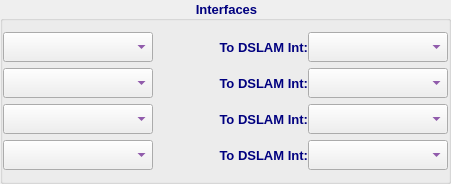
                 <widget class="QGroupBox" name="groupBox">
                  <property name="sizePolicy">
                   <sizepolicy hsizetype="Expanding" vsizetype="Preferred">
                    <horstretch>0</horstretch>
                    <verstretch>0</verstretch>
                   </sizepolicy>
                  </property>
                  <property name="font">
                   <font>
                    <family>Tahoma</family>
                    <pointsize>10</pointsize>
                    <weight>75</weight>
                    <bold>true</bold>
                   </font>
                  </property>
                  <property name="styleSheet">
                   <string notr="true">color: rgb(0, 0, 127);</string>
                  </property>
                  <property name="title">
                   <string>Interfaces</string>
                  </property>
                  <property name="alignment">
                   <set>Qt::AlignCenter</set>
                  </property>
                  <layout class="QVBoxLayout" name="verticalLayout_6">
                   <property name="leftMargin">
                    <number>0</number>
                   </property>
                   <property name="rightMargin">
                    <number>0</number>
                   </property>
                   <item>
                    <widget class="QFrame" name="agg1Int1Frame">
                     <property name="font">
                      <font>
                       <family>Tahoma</family>
                       <pointsize>10</pointsize>
                      </font>
                     </property>
                     <property name="frameShape">
                      <enum>QFrame::NoFrame</enum>
                     </property>
                     <property name="frameShadow">
                      <enum>QFrame::Raised</enum>
                     </property>
                     <layout class="QHBoxLayout" name="horizontalLayout_14">
                      <property name="spacing">
                       <number>0</number>
                      </property>
                      <property name="leftMargin">
                       <number>0</number>
                      </property>
                      <property name="topMargin">
                       <number>0</number>
                      </property>
                      <property name="rightMargin">
                       <number>0</number>
                      </property>
                      <property name="bottomMargin">
                       <number>0</number>
                      </property>
                      <item>
                       <widget class="QComboBox" name="agg1Int1CB">
                        <property name="minimumSize">
                         <size>
                          <width>150</width>
                          <height>30</height>
                         </size>
                        </property>
                        <property name="maximumSize">
                         <size>
                          <width>150</width>
                          <height>30</height>
                         </size>
                        </property>
                        <property name="font">
                         <font>
                          <family>Tahoma</family>
                          <pointsize>10</pointsize>
                          <weight>75</weight>
                          <bold>true</bold>
                         </font>
                        </property>
                        <property name="styleSheet">
                         <string notr="true">color: rgb(85, 0, 127);</string>
                        </property>
                       </widget>
                      </item>
                      <item>
                       <widget class="QLabel" name="label_2">
                        <property name="minimumSize">
                         <size>
                          <width>155</width>
                          <height>30</height>
                         </size>
                        </property>
                        <property name="maximumSize">
                         <size>
                          <width>16777215</width>
                          <height>30</height>
                         </size>
                        </property>
                        <property name="font">
                         <font>
                          <family>Tahoma</family>
                          <pointsize>10</pointsize>
                          <weight>75</weight>
                          <bold>true</bold>
                         </font>
                        </property>
                        <property name="text">
                         <string>To DSLAM Int:</string>
                        </property>
                        <property name="alignment">
                         <set>Qt::AlignRight|Qt::AlignTrailing|Qt::AlignVCenter</set>
                        </property>
                       </widget>
                      </item>
                      <item>
                       <widget class="QComboBox" name="a1i1diCB">
                        <property name="sizePolicy">
                         <sizepolicy hsizetype="Expanding" vsizetype="Fixed">
                          <horstretch>0</horstretch>
                          <verstretch>0</verstretch>
                         </sizepolicy>
                        </property>
                        <property name="minimumSize">
                         <size>
                          <width>140</width>
                          <height>30</height>
                         </size>
                        </property>
                        <property name="maximumSize">
                         <size>
                          <width>500</width>
                          <height>30</height>
                         </size>
                        </property>
                        <property name="font">
                         <font>
                          <family>Tahoma</family>
                          <pointsize>10</pointsize>
                          <weight>75</weight>
                          <bold>true</bold>
                         </font>
                        </property>
                        <property name="styleSheet">
                         <string notr="true">color: rgb(85, 0, 127);</string>
                        </property>
                       </widget>
                      </item>
                     </layout>
                    </widget>
                   </item>
                   <item>
                    <widget class="QFrame" name="agg1Int2Frame">
                     <property name="font">
                      <font>
                       <family>Tahoma</family>
                       <pointsize>10</pointsize>
                      </font>
                     </property>
                     <property name="frameShape">
                      <enum>QFrame::NoFrame</enum>
                     </property>
                     <property name="frameShadow">
                      <enum>QFrame::Raised</enum>
                     </property>
                     <layout class="QHBoxLayout" name="horizontalLayout_13">
                      <property name="spacing">
                       <number>0</number>
                      </property>
                      <property name="leftMargin">
                       <number>0</number>
                      </property>
                      <property name="topMargin">
                       <number>0</number>
                      </property>
                      <property name="rightMargin">
                       <number>0</number>
                      </property>
                      <property name="bottomMargin">
                       <number>0</number>
                      </property>
                      <item>
                       <widget class="QComboBox" name="agg1Int2CB">
                        <property name="minimumSize">
                         <size>
                          <width>150</width>
                          <height>30</height>
                         </size>
                        </property>
                        <property name="maximumSize">
                         <size>
                          <width>150</width>
                          <height>30</height>
                         </size>
                        </property>
                        <property name="font">
                         <font>
                          <family>Tahoma</family>
                          <pointsize>10</pointsize>
                          <weight>75</weight>
                          <bold>true</bold>
                         </font>
                        </property>
                        <property name="styleSheet">
                         <string notr="true">color: rgb(85, 0, 127);</string>
                        </property>
                       </widget>
                      </item>
                      <item>
                       <widget class="QLabel" name="label_3">
                        <property name="minimumSize">
                         <size>
                          <width>155</width>
                          <height>30</height>
                         </size>
                        </property>
                        <property name="maximumSize">
                         <size>
                          <width>16777215</width>
                          <height>30</height>
                         </size>
                        </property>
                        <property name="font">
                         <font>
                          <family>Tahoma</family>
                          <pointsize>10</pointsize>
                          <weight>75</weight>
                          <bold>true</bold>
                         </font>
                        </property>
                        <property name="text">
                         <string>To DSLAM Int:</string>
                        </property>
                        <property name="alignment">
                         <set>Qt::AlignRight|Qt::AlignTrailing|Qt::AlignVCenter</set>
                        </property>
                       </widget>
                      </item>
                      <item>
                       <widget class="QComboBox" name="a1i2diCB">
                        <property name="sizePolicy">
                         <sizepolicy hsizetype="Expanding" vsizetype="Fixed">
                          <horstretch>0</horstretch>
                          <verstretch>0</verstretch>
                         </sizepolicy>
                        </property>
                        <property name="minimumSize">
                         <size>
                          <width>140</width>
                          <height>30</height>
                         </size>
                        </property>
                        <property name="maximumSize">
                         <size>
                          <width>500</width>
                          <height>30</height>
                         </size>
                        </property>
                        <property name="font">
                         <font>
                          <family>Tahoma</family>
                          <pointsize>10</pointsize>
                          <weight>75</weight>
                          <bold>true</bold>
                         </font>
                        </property>
                        <property name="styleSheet">
                         <string notr="true">color: rgb(85, 0, 127);</string>
                        </property>
                       </widget>
                      </item>
                     </layout>
                    </widget>
                   </item>
                   <item>
                    <widget class="QFrame" name="agg1Int3Frame">
                     <property name="font">
                      <font>
                       <family>Tahoma</family>
                       <pointsize>10</pointsize>
                      </font>
                     </property>
                     <property name="frameShape">
                      <enum>QFrame::NoFrame</enum>
                     </property>
                     <property name="frameShadow">
                      <enum>QFrame::Raised</enum>
                     </property>
                     <layout class="QHBoxLayout" name="horizontalLayout">
                      <property name="spacing">
                       <number>0</number>
                      </property>
                      <property name="leftMargin">
                       <number>0</number>
                      </property>
                      <property name="topMargin">
                       <number>0</number>
                      </property>
                      <property name="rightMargin">
                       <number>0</number>
                      </property>
                      <property name="bottomMargin">
                       <number>0</number>
                      </property>
                      <item>
                       <widget class="QComboBox" name="agg1Int3CB">
                        <property name="minimumSize">
                         <size>
                          <width>150</width>
                          <height>30</height>
                         </size>
                        </property>
                        <property name="maximumSize">
                         <size>
                          <width>150</width>
                          <height>30</height>
                         </size>
                        </property>
                        <property name="font">
                         <font>
                          <family>Tahoma</family>
                          <pointsize>10</pointsize>
                          <weight>75</weight>
                          <bold>true</bold>
                         </font>
                        </property>
                        <property name="styleSheet">
                         <string notr="true">color: rgb(85, 0, 127);</string>
                        </property>
                       </widget>
                      </item>
                      <item>
                       <widget class="QLabel" name="label_4">
                        <property name="minimumSize">
                         <size>
                          <width>155</width>
                          <height>30</height>
                         </size>
                        </property>
                        <property name="maximumSize">
                         <size>
                          <width>16777215</width>
                          <height>30</height>
                         </size>
                        </property>
                        <property name="font">
                         <font>
                          <family>Tahoma</family>
                          <pointsize>10</pointsize>
                          <weight>75</weight>
                          <bold>true</bold>
                         </font>
                        </property>
                        <property name="text">
                         <string>To DSLAM Int:</string>
                        </property>
                        <property name="alignment">
                         <set>Qt::AlignRight|Qt::AlignTrailing|Qt::AlignVCenter</set>
                        </property>
                       </widget>
                      </item>
                      <item>
                       <widget class="QComboBox" name="a1i3diCB">
                        <property name="sizePolicy">
                         <sizepolicy hsizetype="Expanding" vsizetype="Fixed">
                          <horstretch>0</horstretch>
                          <verstretch>0</verstretch>
                         </sizepolicy>
                        </property>
                        <property name="minimumSize">
                         <size>
                          <width>140</width>
                          <height>30</height>
                         </size>
                        </property>
                        <property name="maximumSize">
                         <size>
                          <width>500</width>
                          <height>30</height>
                         </size>
                        </property>
                        <property name="font">
                         <font>
                          <family>Tahoma</family>
                          <pointsize>10</pointsize>
                          <weight>75</weight>
                          <bold>true</bold>
                         </font>
                        </property>
                        <property name="styleSheet">
                         <string notr="true">color: rgb(85, 0, 127);</string>
                        </property>
                       </widget>
                      </item>
                     </layout>
                    </widget>
                   </item>
                   <item>
                    <widget class="QFrame" name="agg1Int4Frame">
                     <property name="font">
                      <font>
                       <family>Tahoma</family>
                       <pointsize>10</pointsize>
                      </font>
                     </property>
                     <property name="frameShape">
                      <enum>QFrame::NoFrame</enum>
                     </property>
                     <property name="frameShadow">
                      <enum>QFrame::Raised</enum>
                     </property>
                     <layout class="QHBoxLayout" name="horizontalLayout_7">
                      <property name="spacing">
                       <number>0</number>
                      </property>
                      <property name="leftMargin">
                       <number>0</number>
                      </property>
                      <property name="topMargin">
                       <number>0</number>
                      </property>
                      <property name="rightMargin">
                       <number>0</number>
                      </property>
                      <property name="bottomMargin">
                       <number>0</number>
                      </property>
                      <item>
                       <widget class="QComboBox" name="agg1Int4CB">
                        <property name="minimumSize">
                         <size>
                          <width>150</width>
                          <height>30</height>
                         </size>
                        </property>
                        <property name="maximumSize">
                         <size>
                          <width>150</width>
                          <height>30</height>
                         </size>
                        </property>
                        <property name="font">
                         <font>
                          <family>Tahoma</family>
                          <pointsize>10</pointsize>
                          <weight>75</weight>
                          <bold>true</bold>
                         </font>
                        </property>
                        <property name="styleSheet">
                         <string notr="true">color: rgb(85, 0, 127);</string>
                        </property>
                       </widget>
                      </item>
                      <item>
                       <widget class="QLabel" name="label_5">
                        <property name="minimumSize">
                         <size>
                          <width>155</width>
                          <height>30</height>
                         </size>
                        </property>
                        <property name="maximumSize">
                         <size>
                          <width>16777215</width>
                          <height>30</height>
                         </size>
                        </property>
                        <property name="font">
                         <font>
                          <family>Tahoma</family>
                          <pointsize>10</pointsize>
                          <weight>75</weight>
                          <bold>true</bold>
                         </font>
                        </property>
                        <property name="text">
                         <string>To DSLAM Int:</string>
                        </property>
                        <property name="alignment">
                         <set>Qt::AlignRight|Qt::AlignTrailing|Qt::AlignVCenter</set>
                        </property>
                       </widget>
                      </item>
                      <item>
                       <widget class="QComboBox" name="a1i4diCB">
                        <property name="sizePolicy">
                         <sizepolicy hsizetype="Expanding" vsizetype="Fixed">
                          <horstretch>0</horstretch>
                          <verstretch>0</verstretch>
                         </sizepolicy>
                        </property>
                        <property name="minimumSize">
                         <size>
                          <width>140</width>
                          <height>30</height>
                         </size>
                        </property>
                        <property name="maximumSize">
                         <size>
                          <width>500</width>
                          <height>30</height>
                         </size>
                        </property>
                        <property name="font">
                         <font>
                          <family>Tahoma</family>
                          <pointsize>10</pointsize>
                          <weight>75</weight>
                          <bold>true</bold>
                         </font>
                        </property>
                        <property name="styleSheet">
                         <string notr="true">color: rgb(85, 0, 127);</string>
                        </property>
                       </widget>
                      </item>
                     </layout>
                    </widget>
                   </item>
                  </layout>
                 </widget>
